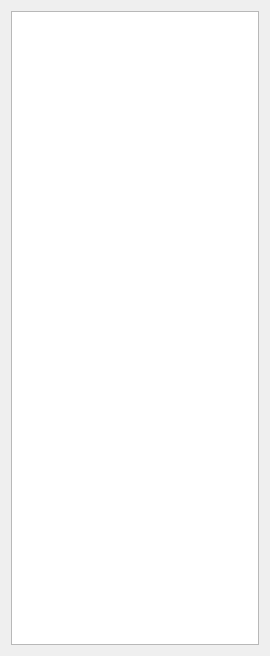
<?xml version="1.0" encoding="UTF-8"?>
<ui version="4.0">
 <class>Form</class>
 <widget class="QWidget" name="Form">
  <property name="geometry">
   <rect>
    <x>0</x>
    <y>0</y>
    <width>270</width>
    <height>656</height>
   </rect>
  </property>
  <property name="windowTitle">
   <string>Viewer</string>
  </property>
  <layout class="QVBoxLayout" name="verticalLayout">
   <item>
    <layout class="QVBoxLayout" name="verticalLayout_tool_bar" stretch="0">
     <item>
      <widget class="QTableView" name="tableView_property"/>
     </item>
    </layout>
   </item>
  </layout>
 </widget>
 <resources/>
 <connections/>
</ui>
